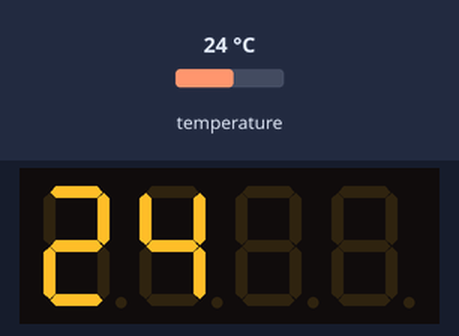
A sketch run on a simulated Arduino Uno, built with avr-gcc and run on an emulated ATmega328P. On the bench: 4-digit seven-segment display. Inputs (shaded band) come from the test bench; at power-on: temperature 24 °C. The local clock reads 2024-03-15 10:24:30 at power-on unless the sketch sets it.

Above: at 0.1 s.
At 33.2 s:
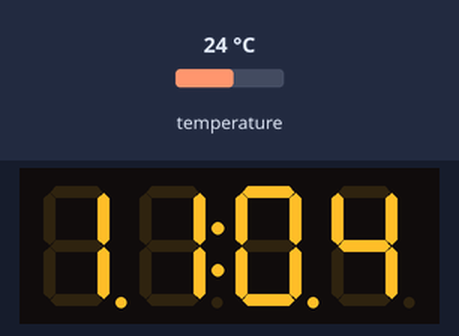
At 60.2 s:
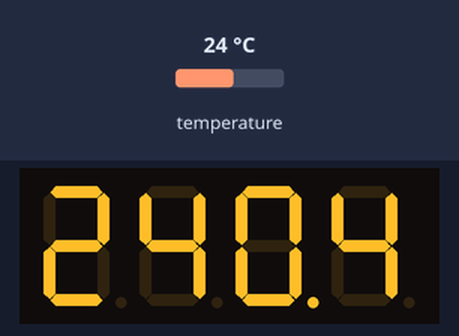
At 90.3 s:
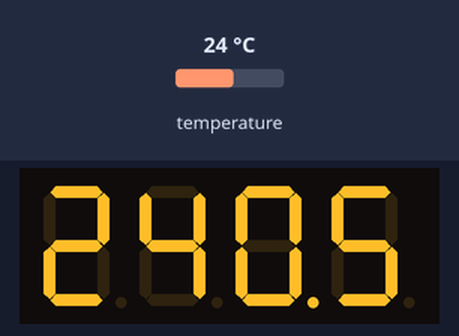
At 123.4 s:
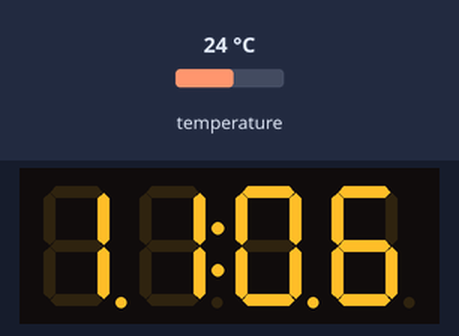

Measured:
- what the display in image 1 shows lasts 27.1 s, from 33.1 s to 60.2 s
- what the display in image 2 shows lasts 3.0 s, from 60.2 s to 63.2 s

The sketch:

RTC_Display.ino
```cpp
#include <Wire.h>
#include <RtcDS3231.h>
#include <TM1637Display.h>

RtcDS3231<TwoWire> Rtc(Wire);
RtcDateTime   dataHora;
RtcTemperature temp;

#define CLK 5
#define DIO 6

TM1637Display tm(CLK, DIO);

// Conectar no SDA e SCL do Arduino

void setup(){
  Serial.begin(115200);
  tm.setBrightness(3);
  tm.clear();
  Rtc.Begin();
  Rtc.SetDateTime(RtcDateTime(2023,2,2,11,4,00)); // Acertando data e hora

  if (!Rtc.GetIsRunning()){
      Serial.println("RTC was not actively running, starting now");
      Rtc.SetIsRunning(true);
  }
}

void loop(){
  temp = Rtc.GetTemperature();
  dataHora = Rtc.GetDateTime();
  tm.showNumberDec(temp.AsFloatDegC(),false,2,0);

  delay(3000);
  tm.clear();
  tm.showNumberDecEx(dataHora.Hour()*100 + dataHora.Minute(),0b11100000,false,4,0);
  delay(27000);
}
```
